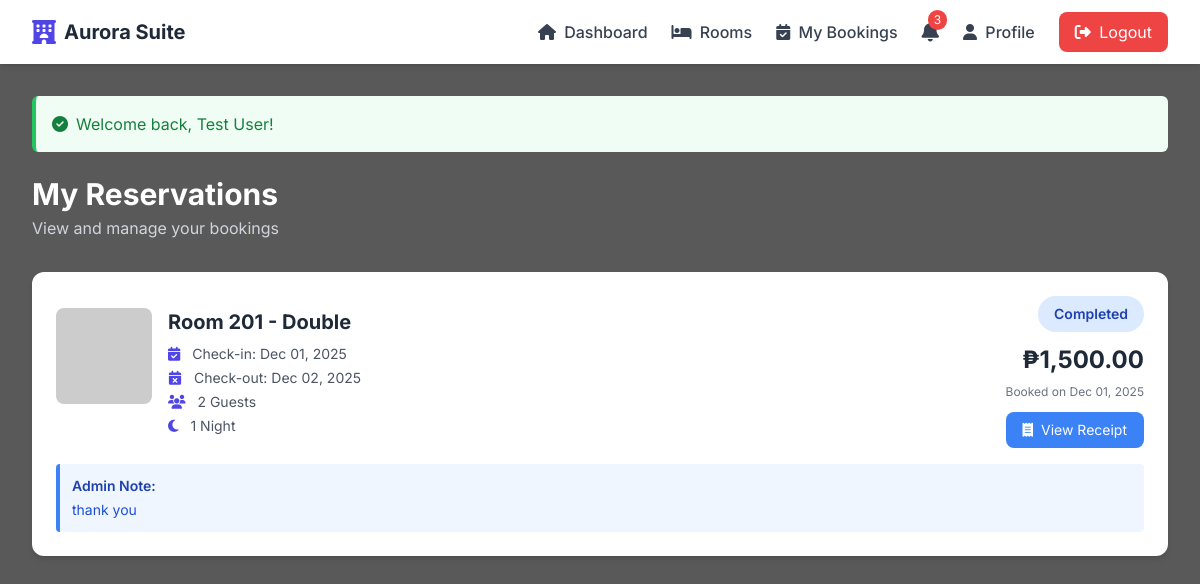
Before: /user/reservations.php (signed in) with the older database file.
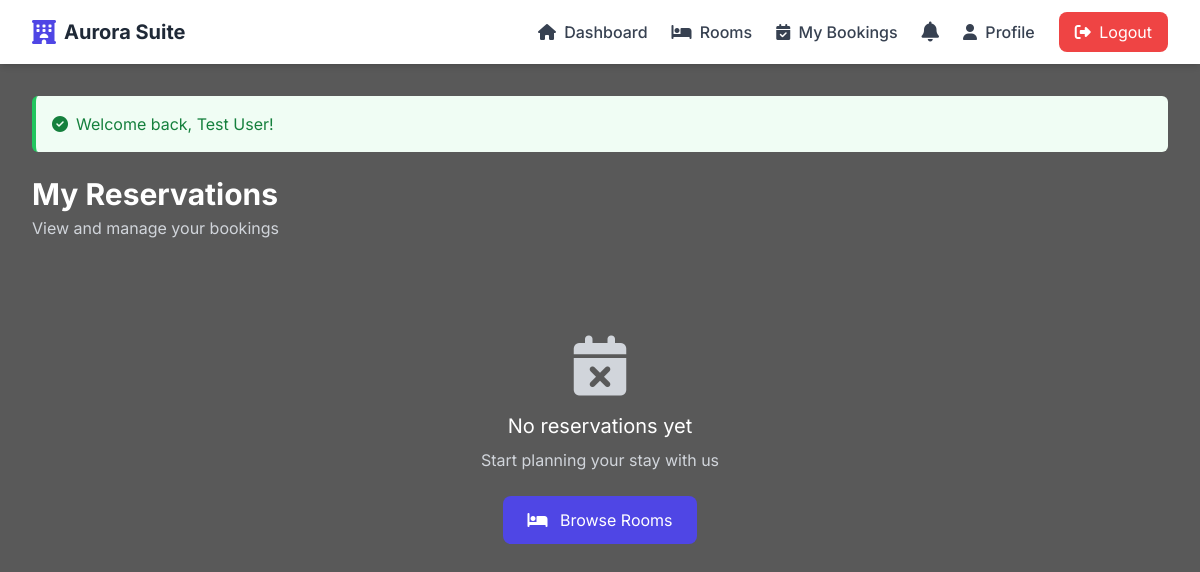
After: the same page with the newer database file.
### tables this page shows
CREATE TABLE `reservations` (
  `id` int(11) NOT NULL,
  `user_id` int(11) NOT NULL,
  `room_id` int(11) NOT NULL,
  `check_in_date` date NOT NULL,
  `check_in_time` time DEFAULT NULL,
  `check_out_date` date NOT NULL,
  `number_of_guests` int(11) NOT NULL,
  `total_price` decimal(10,2) NOT NULL,
  `status` enum('pending','approved','rejected','cancelled','completed') DEFAULT 'pending',
  `payment_status` enum('unpaid','paid') DEFAULT 'unpaid',
  `payment_method` enum('cash','online','gcash','paymaya') DEFAULT NULL,
  `payment_date` datetime DEFAULT NULL,
  `checkout_date` datetime DEFAULT NULL,
  `admin_notes` text DEFAULT NULL,
  `created_at` timestamp NOT NULL DEFAULT current_timestamp(),
  `updated_at` timestamp NOT NULL DEFAULT current_timestamp() ON UPDATE current_timestamp(),
  `payment_reference` varchar(100) DEFAULT NULL,
  `has_review` tinyint(1) DEFAULT 0
);

CREATE TABLE `rooms` (
  `id` int(11) NOT NULL,
  `room_number` varchar(20) NOT NULL,
  `room_type` enum('single','double','suite','deluxe','family') NOT NULL,
  `capacity` int(11) NOT NULL,
  `price_per_night` decimal(10,2) NOT NULL,
  `description` text DEFAULT NULL,
  `amenities` text DEFAULT NULL,
  `image` varchar(255) DEFAULT NULL,
  `status` enum('available','unavailable') DEFAULT 'available',
  `created_at` timestamp NOT NULL DEFAULT current_timestamp(),
  `updated_at` timestamp NOT NULL DEFAULT current_timestamp() ON UPDATE current_timestamp()
);

### config/config.php (called while the page is built, shortened)
<?php
function getFlashMessage() {
    if (isset($_SESSION['flash_message'])) {
        $message = [
            'type' => $_SESSION['flash_type'],
            'message' => $_SESSION['flash_message']
        ];
        return $message;
    }
    return null;
}
function formatDate($date) {
    return date('M d, Y', strtotime($date));
}
function formatCurrency($amount) {
    return '₱' . number_format($amount, 2);
}
function calculateNights($check_in, $check_out) {
    $start = new DateTime($check_in);
    $end = new DateTime($check_out);
    return $start->diff($end)->days;
}
?>

### user/reservations.php (the view, shortened to what this page needs)
<?php
require_once __DIR__ . '/../config/config.php';
require_once __DIR__ . '/../config/middleware.php';
$user_id = $_SESSION['user_id'];
$stmt = $conn->prepare("
    SELECT r.*, rm.room_number, rm.room_type, rm.image, rm.price_per_night
    FROM reservations r
    JOIN rooms rm ON r.room_id = rm.id
    WHERE r.user_id = ?
    ORDER BY r.created_at DESC
");
$stmt->bind_param("i", $user_id);
$stmt->execute();
$reservations = $stmt->get_result();
$flash = getFlashMessage();
?>
<!DOCTYPE html>
<html lang="en">
<head>
    <script src="https://cdn.tailwindcss.com"></script>
    <link rel="stylesheet" href="https://cdnjs.cloudflare.com/ajax/libs/font-awesome/6.4.0/css/all.min.css">
</head>
<body style="min-height: 100vh;">
    <?php include __DIR__ . '/../includes/user_nav.php'; ?>
    <div class="max-w-7xl mx-auto px-4 sm:px-6 lg:px-8 py-8">
        <?php if ($flash): ?>
            <div class="mb-6 bg-<?php echo $flash['type'] === 'success' ? 'green' : 'red'; ?>-50 border-l-4 border-<?php echo $flash['type'] === 'success' ? 'green' : 'red'; ?>-500 text-<?php echo $flash['type'] === 'success' ? 'green' : 'red'; ?>-700 p-4 rounded-md">
                <div class="flex items-center">
                    <i class="fas fa-<?php echo $flash['type'] === 'success' ? 'check-circle' : 'exclamation-circle'; ?> mr-2"></i>
                    <span><?php echo $flash['message']; ?></span>
                </div>
            </div>
        <?php endif; ?>
        <div class="mb-8">
            <h1 class="text-3xl font-bold text-white">My Reservations</h1>
            <p class="text-gray-300 mt-1">View and manage your bookings</p>
        </div>
        <?php if ($reservations->num_rows > 0): ?>
            <div class="space-y-6">
                <?php while ($reservation = $reservations->fetch_assoc()): ?>
                    <div class="bg-white rounded-xl shadow-md overflow-hidden hover:shadow-lg transition-all">
                        <div class="p-6">
                            <div class="flex flex-col lg:flex-row lg:items-center justify-between">
                                <div class="flex items-start space-x-4 mb-4 lg:mb-0">
                                    <?php
                                        $imageSrc = $reservation['image'];
                                    ?>
                                    <img
                                        src="<?php echo htmlspecialchars($imageSrc); ?>"
                                        alt="Room <?php echo htmlspecialchars($reservation['room_number']); ?>"
                                        class="w-24 h-24 rounded-lg object-cover"
                                        onerror="this.src='https://via.placeholder.com/100x100?text=Room+<?php echo $reservation['room_number']; ?>'"
                                    >
                                    <div>
                                        <h3 class="text-xl font-bold text-gray-800">
                                            Room <?php echo htmlspecialchars($reservation['room_number']); ?> - <?php echo ucfirst($reservation['room_type']); ?>
                                        </h3>
                                        <div class="mt-2 space-y-1 text-sm text-gray-600">
                                            <p>
                                                <i class="fas fa-calendar-check mr-2 text-indigo-600"></i>
                                                Check-in: <?php echo formatDate($reservation['check_in_date']); ?>
                                            </p>
                                            <p>
                                                <i class="fas fa-calendar-times mr-2 text-indigo-600"></i>
                                                Check-out: <?php echo formatDate($reservation['check_out_date']); ?>
                                            </p>
                                            <p>
                                                <i class="fas fa-users mr-2 text-indigo-600"></i>
                                                <?php echo $reservation['number_of_guests']; ?> Guest<?php echo $reservation['number_of_guests'] > 1 ? 's' : ''; ?>
                                            </p>
                                            <p>
                                                <i class="fas fa-moon mr-2 text-indigo-600"></i>
                                                <?php echo calculateNights($reservation['check_in_date'], $reservation['check_out_date']); ?> Night
                                            </p>
                                        </div>
                                    </div>
                                </div>
                                <div class="text-left lg:text-right">
                                    <?php
                                    $badge_colors = [
                                        'pending' => 'bg-yellow-100 text-yellow-800',
                                        'approved' => 'bg-green-100 text-green-800',
                                        'rejected' => 'bg-red-100 text-red-800',
                                        'cancelled' => 'bg-gray-100 text-gray-800',
                                        'completed' => 'bg-blue-100 text-blue-800'
                                    ];
                                    $badge_class = $badge_colors[$reservation['status']] ?? 'bg-gray-100 text-gray-800';
                                    ?>
                                    <span class="inline-block px-4 py-2 rounded-full text-sm font-semibold <?php echo $badge_class; ?> mb-3">
                                        <?php echo ucfirst($reservation['status']); ?>
                                    </span>
                                    <p class="text-2xl font-bold text-gray-800 mb-2">
                                        <?php echo formatCurrency($reservation['total_price']); ?>
                                    </p>
                                    <p class="text-xs text-gray-500 mb-3">
                                        Booked on <?php echo formatDate($reservation['created_at']); ?>
                                    </p>
                                    <?php if ($reservation['status'] === 'pending'): ?>
                                        <button
                                            onclick="cancelReservation(<?php echo $reservation['id']; ?>)"
                                            class="w-full bg-red-500 hover:bg-red-600 text-white px-4 py-2 rounded-lg text-sm transition-colors"
                                        >
                                            <i class="fas fa-times mr-1"></i> Cancel Booking
                                        </button>
                                    <?php elseif ($reservation['status'] === 'completed'): ?>
                                        <a
                                            href="receipt.php?id=<?php echo $reservation['id']; ?>"
                                            target="_blank"
                                            class="w-full block bg-blue-500 hover:bg-blue-600 text-white px-4 py-2 rounded-lg text-sm transition-colors text-center"
                                        >
                                            <i class="fas fa-receipt mr-1"></i> View Receipt
                                        </a>
                                    <?php endif; ?>
                                </div>
                            </div>
                            <?php if ($reservation['admin_notes']): ?>
                                <div class="mt-4 bg-blue-50 border-l-4 border-blue-500 p-3 rounded">
                                    <p class="text-sm font-semibold text-blue-800">Admin Note:</p>
                                    <p class="text-sm text-blue-700 mt-1"><?php echo htmlspecialchars($reservation['admin_notes']); ?></p>
                                </div>
                            <?php endif; ?>
                        </div>
                    </div>
                <?php endwhile; ?>
            </div>
        <?php else: ?>
            <div class="text-center py-16">
                <i class="fas fa-calendar-times text-gray-300 text-6xl mb-4"></i>
                <p class="text-white text-xl mb-2">No reservations yet</p>
                <p class="text-gray-300 mb-6">Start planning your stay with us</p>
                <a href="rooms.php" class="inline-block bg-indigo-600 text-white px-6 py-3 rounded-lg hover:bg-indigo-700 transition-colors">
                    <i class="fas fa-bed mr-2"></i> Browse Rooms
                </a>
            </div>
        <?php endif; ?>
    </div>
</body>
</html>

### includes/user_nav.php (shortened to what this page needs)
<nav class="bg-white shadow-md sticky top-0 z-50">
    <div class="max-w-7xl mx-auto px-4 sm:px-6 lg:px-8">
        <div class="flex justify-between items-center h-16">
            <div class="flex items-center">
                <a href="<?php echo APP_URL; ?>/index.php" class="flex items-center space-x-2">
                    <i class="fas fa-hotel text-indigo-600 text-2xl"></i>
                    <span class="text-xl font-bold text-gray-800"><?php echo APP_NAME; ?></span>
                </a>
            </div>
            <div class="hidden md:flex items-center space-x-6">
                <a href="<?php echo APP_URL; ?>/user/dashboard.php" class="text-gray-700 hover:text-indigo-600 font-medium transition-colors">
                    <i class="fas fa-home mr-1"></i> Dashboard
                </a>
                <a href="<?php echo APP_URL; ?>/user/rooms.php" class="text-gray-700 hover:text-indigo-600 font-medium transition-colors">
                    <i class="fas fa-bed mr-1"></i> Rooms
                </a>
                <a href="<?php echo APP_URL; ?>/user/reservations.php" class="text-gray-700 hover:text-indigo-600 font-medium transition-colors">
                    <i class="fas fa-calendar-check mr-1"></i> My Bookings
                </a>
                <?php
                    $unread_count = 0; $latest_notes = [];
                    if (isset($_SESSION['user_id'])) {
                        $uid = (int)$_SESSION['user_id'];
                        $hasNotifications = false;
                        try {
                            $chk = $conn->query("SHOW TABLES LIKE 'notifications'");
                            $hasNotifications = $chk && $chk->num_rows > 0;
                        } catch (Exception $e) {
                            $hasNotifications = false;
                        }
                        if ($hasNotifications) {
                            $ns = $conn->prepare("SELECT COUNT(*) as c FROM notifications WHERE user_id = ? AND read_at IS NULL");
                            $ns->bind_param("i", $uid);
                            $ns->execute();
                            $cRes = $ns->get_result()->fetch_assoc();
                            $unread_count = (int)$cRes['c'];
                        }
                    }
                ?>
                <div class="relative">
                    <button id="notif-btn" class="relative text-gray-700 hover:text-indigo-600 transition-colors">
                        <i class="fas fa-bell text-xl"></i>
                        <?php if ($unread_count > 0): ?>
                        <span class="absolute -top-2 -right-2 bg-red-500 text-white text-xs rounded-full px-1.5 py-0.5">
                            <?php echo $unread_count; ?>
                        </span>
                        <?php endif; ?>
                    </button>
                </div>
                <a href="<?php echo APP_URL; ?>/user/profile.php" class="text-gray-700 hover:text-indigo-600 font-medium transition-colors">
                    <i class="fas fa-user mr-1"></i> Profile
                </a>
                <a href="<?php echo APP_URL; ?>/logout.php" class="bg-red-500 hover:bg-red-600 text-white px-4 py-2 rounded-lg transition-colors">
                    <i class="fas fa-sign-out-alt mr-1"></i> Logout
                </a>
            </div>
        </div>
    </div>
</nav>

### user/reservations.php (style rules this page uses)
body { font-family: 'Inter', sans-serif; }
body { background-image: url('https://images.unsplash.com/photo-1584132967334-10e028bd69f7?q=80&w=2070'); background-size: cover; background-position: center; background-attachment: fixed; min-height: 100vh; }
body::before { content: ''; position: fixed; top: 0; left: 0; width: 100%; height: 100%; background: rgba(0, 0, 0, 0.65); z-index: -1; }

Changed rows visible on the page:
removed reservations: room.room_number "201", room.room_type "Double", check_in_date "Dec 01, 2025", check_out_date "Dec 02, 2025", number_of_guests "2", check_in_date+check_out_date "1", status "Completed", total_price "₱1,500.00", created_at "Dec 01, 2025", admin_notes "thank you"
Other visible differences:
$unread_count: "3" → (not shown)
text now shown: "No reservations yet Start planning your stay with us Browse Rooms"
